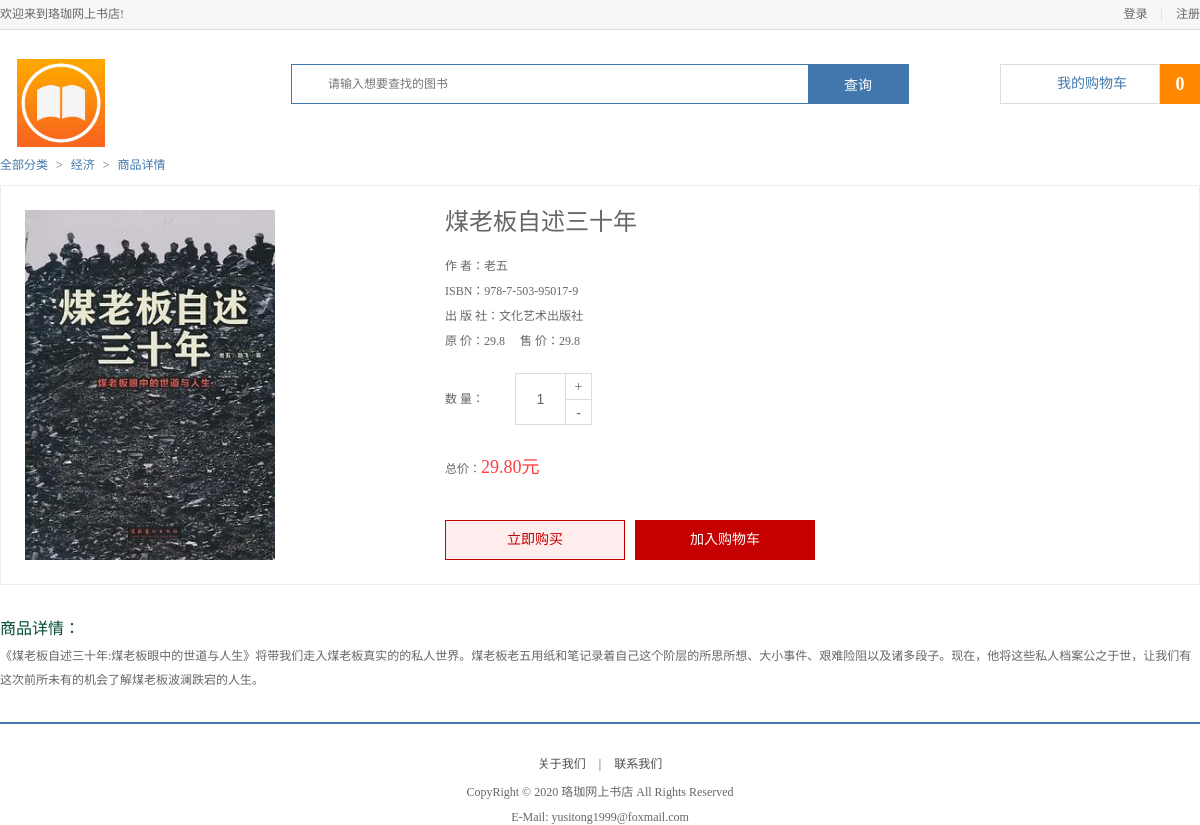
The app's page /book/detail/55/ with its own data.
### book/models.py (models this page shows, shortened)
class Book(models.Model):
    book_id = models.AutoField(primary_key=True)
    book_name = models.CharField(max_length=100)
    book_picture = models.CharField(max_length=500)
    price = models.FloatField()
    price_old = models.FloatField()
    author = models.CharField(max_length=50)
    isbn = models.CharField(max_length=20)
    press = models.CharField(max_length=50)
    rest = models.IntegerField()
    kind_id = models.IntegerField()
    kind_name = models.CharField(max_length=20)
    description = models.CharField(max_length=10000)
    sales = models.IntegerField()

### book/views.py (the view)
# urls.py: path('detail/<int:book_id>/', views.detail, name='detail'),
def detail(request, book_id):
    try:
        book = Book.objects.get(pk=book_id)
    except Book.DoesNotExist:
        return HttpResponse("你所访问的页面不存在", status=404)
    book_detail = {
        'id': book.book_id,
        'name': book.book_name,
        'picture': book.book_picture,
        'price': book.price,
        'price_old': book.price_old,
        'author': book.author,
        'isbn': book.isbn,
        'press': book.press,
        'rest': book.rest,
        'kind_name': book.kind_name,
        'kind_id': book.kind_id,
        'sales': book.sales,
        'description': book.description,
    }
    return render(request, 'book/detail.html', {'book': book_detail})

### templates/book/detail.html (shortened to what this page needs)
{% extends 'base.html' %}
{% load static %}
{% block body %}
    <div class="breadcrumb">
        <a href="../../../">全部分类</a>
        <span>></span>
        <a href="../../kind/{{book.kind_id}}">{{ book.kind_name }}</a>
        <span>></span>
        <a href="">商品详情</a>
    </div>
    <div class="book_detail_con clearfix">
        <div class="book_detail_pic fl"><img src="{% static book.picture %}" width="250" height="350"></div>
        <div class="book_detail_list fr">
            <h3 style="margin-bottom:20px"><em>{{ book.name }}</em></h3>
            <h4 style="font-size:12px;line-height:25px">作 者：{{ book.author }}</h4>
            <h4 style="font-size:12px;line-height:25px">ISBN：{{ book.isbn }}</h4>
            <h4 style="font-size:12px;line-height:25px">出 版 社：{{ book.press }}</h4>
            <h4 style="font-size:12px;line-height:25px" class="show_price">原 价：{{ book.price_old }} &nbsp;&nbsp;&nbsp;  售 价：<em>{{ book.price }}</em></h4>
            <div class="book_num clearfix">
                <div class="num_name fl">数 量：</div>
                <div class="num_add fl">
                    <input type="text" class="num_show fl" id="number" value="1">
                    <a href="javascript:;" class="add fr">+</a>
                    <a href="javascript:;" class="minus fr">-</a>
                </div>
            </div>
            <div class="total">总价：<em></em></div>
            <div class="operate_btn">
                <a href="javascript:;" class="buy_btn" id="buy_now">立即购买</a>
                <a href="javascript:;" class="add_cart" id="add_cart">加入购物车</a>
            </div>
        </div>
    </div>
    <div class="main_wrap clearfix">
            <div class="tab_content">
                <dl>
                    <dt>商品详情：</dt>
                    <dd>{{ book.description }}</dd>
                </dl>
            </div>
    </div>
{% endblock body %}

### static/css/main.css (style rules this page uses)
body { font-family:'Microsoft Yahei';font-size:12px;color:#666; }
html,body { height:100% }
.breadcrumb { width:1200px;height:40px;margin:0 auto; }
.breadcrumb a { line-height:40px;color:#4277ad }
.breadcrumb span { line-height:40px;color:#666;padding:0 5px; }
.main_wrap { width:1200px;margin:0 auto; }
.book_detail_con { width:1198px; height:398px; border:1px solid #ededed; margin:0 auto 20px; }
.book_detail_pic { width:350px;height:350px;margin:24px 0 0 24px; }
.book_detail_list { width:730px;height:350px;margin:24px 24px 0 0; }
.book_detail_list h3 { font-size:24px;line-height:24px;color:#666;font-weight:normal; }
.book_num { height:52px;margin-top:19px; }
.book_num .num_name { width:70px;height:52px;line-height:52px; }
.book_num .num_add { width:75px;height:50px;border:1px solid #dddddd }
.book_num .num_add input { width:49px;height:50px;text-align:center;line-height:50px;border:0px;outline:none;font-size:14px;color:#666 }
.book_num .num_add .add,.book_num .num_add .minus { width:25px;line-height:25px;text-align:center;border-left:1px solid #ddd;border-bottom:1px solid #ddd;color:#666;font-size:14px }
.book_num .num_add .minus { border-bottom:0px }
.total { height:35px;line-height:35px;margin-top:25px; }
.total em { font-style:normal;color:#ff3e3e;font-size:18px }
.operate_btn { height:40px;margin-top:35px;font-size:0;position:relative; }
.operate_btn .buy_btn,.operate_btn .add_cart { display:inline-block;width:178px;height:38px;border:1px solid #c40000;font-size:14px;color:#c40000;line-height:38px;text-align:center;background-color:#ffeded; }
.operate_btn .add_cart { background-color:#c40000;color:#fff;margin-left:10px;position:relative;z-index:10; }
.tab_content dt { margin-top:10px;font-size:16px;color:#044d39 }
.tab_content dd { line-height:24px;margin-top:5px; }

### records on screen
Book: kind_name "经济", book_picture (picture), name "煤老板自述三十年", author "老五", isbn "978-7-503-95017-9", press "文化艺术出版社", price_old "29.8", price "29.8", description "《煤老板自述三十年:煤老板眼中的世道与人生》将带我们走入煤老板真实的的私人世界。煤老板老五用纸和笔记录着自己这个阶层的所思所想、大小事件、艰难险阻以及诸多段子。现在，他将这些私人档案公之于世，让我们有这次前所未有的机会了解煤老板波澜跌宕的人生。"
